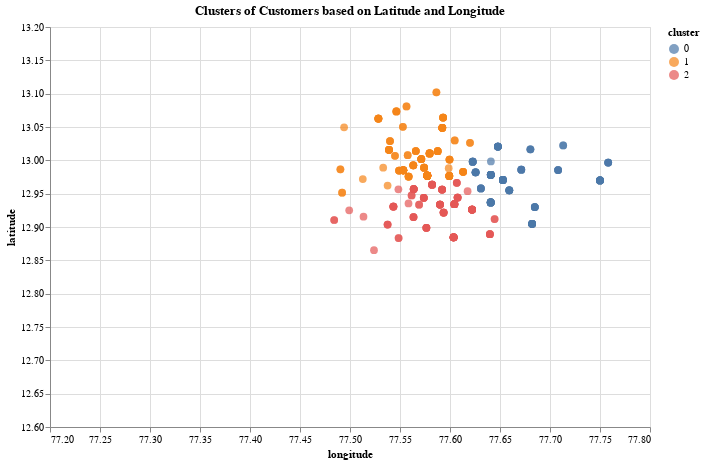

The notebook cell this image was saved under:
### Code cell
cluster_plot

### Figure 1 — Vega-Lite specification as saved in the notebook (floating-point values rounded to 4 significant figures; data arrays with more than 128 entries replaced by an {"elided": "..."} marker saying what was removed)
{"config": {"view": {"continuousWidth": 300, "continuousHeight": 300}}, "data": {"name": "data-8cc3e34c1124435482e2b9e8561eed82"}, "mark": {"type": "circle", "size": 60}, "encoding": {"color": {"field": "cluster", "type": "nominal"}, "tooltip": [{"field": "latitude", "type": "quantitative"}, {"field": "longitude", "type": "quantitative"}], "x": {"field": "longitude", "scale": {"domain": [77.2, 77.8]}, "type": "quantitative"}, "y": {"field": "latitude", "scale": {"domain": [12.6, 13.2]}, "type": "quantitative"}}, "height": 400, "title": "Clusters of Customers based on Latitude and Longitude", "width": 600, "$schema": "https://vega.github.io/schema/vega-lite/v5.8.0.json", "datasets": {"data-8cc3e34c1124435482e2b9e8561eed82": {"elided": "388 records"}}}
